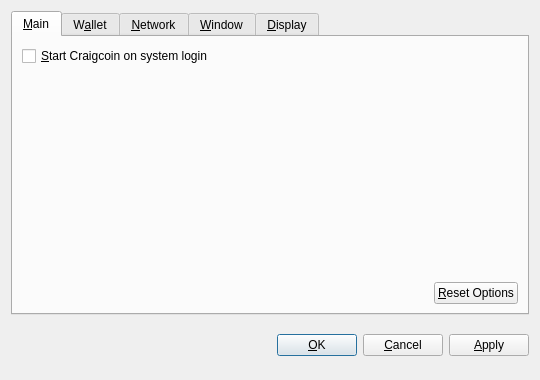
<?xml version="1.0" encoding="UTF-8"?>
<ui version="4.0">
 <class>OptionsDialog</class>
 <widget class="QDialog" name="OptionsDialog">
  <property name="geometry">
   <rect>
    <x>0</x>
    <y>0</y>
    <width>540</width>
    <height>380</height>
   </rect>
  </property>
  <property name="windowTitle">
   <string>Options</string>
  </property>
  <property name="modal">
   <bool>true</bool>
  </property>
  <layout class="QVBoxLayout" name="verticalLayout">
   <item>
    <widget class="QTabWidget" name="tabWidget">
     <property name="tabPosition">
      <enum>QTabWidget::North</enum>
     </property>
     <property name="currentIndex">
      <number>0</number>
     </property>
     <widget class="QWidget" name="tabMain">
      <attribute name="title">
       <string>&amp;Main</string>
      </attribute>
      <layout class="QVBoxLayout" name="verticalLayout_Main">
       <item>
        <widget class="QCheckBox" name="bitcoinAtStartup">
         <property name="toolTip">
          <string>Automatically start Craigcoin after logging in to the system.</string>
         </property>
         <property name="text">
          <string>&amp;Start Craigcoin on system login</string>
         </property>
        </widget>
       </item>
       <item>
        <spacer name="verticalSpacer_Main">
         <property name="orientation">
          <enum>Qt::Vertical</enum>
         </property>
         <property name="sizeHint" stdset="0">
          <size>
           <width>20</width>
           <height>40</height>
          </size>
         </property>
        </spacer>
       </item>
       <item>
        <layout class="QHBoxLayout" name="horizontalLayout_2_Main">
         <item>
          <spacer name="horizontalSpacer_2_Main">
           <property name="orientation">
            <enum>Qt::Horizontal</enum>
           </property>
           <property name="sizeHint" stdset="0">
            <size>
             <width>40</width>
             <height>20</height>
            </size>
           </property>
          </spacer>
         </item>
         <item>
          <widget class="QPushButton" name="resetButton">
           <property name="toolTip">
            <string>Reset all client options to default.</string>
           </property>
           <property name="text">
            <string>&amp;Reset Options</string>
           </property>
           <property name="autoDefault">
            <bool>false</bool>
           </property>
          </widget>
         </item>
        </layout>
       </item>
      </layout>
     </widget>
     <widget class="QWidget" name="tabWallet">
      <attribute name="title">
       <string>W&amp;allet</string>
      </attribute>
      <layout class="QVBoxLayout" name="verticalLayout_Network">
       <item>
        <widget class="QLabel" name="transactionFeeInfoLabel">
         <property name="text">
          <string>Optional transaction fee per kB that helps make sure your transactions are processed quickly. Most transactions are 1 kB.</string>
         </property>
         <property name="textFormat">
          <enum>Qt::PlainText</enum>
         </property>
         <property name="wordWrap">
          <bool>true</bool>
         </property>
        </widget>
       </item>
       <item>
        <layout class="QHBoxLayout" name="horizontalLayout_1_Main">
         <item>
          <widget class="QLabel" name="transactionFeeLabel">
           <property name="text">
            <string>Pay transaction &amp;fee</string>
           </property>
           <property name="textFormat">
            <enum>Qt::PlainText</enum>
           </property>
           <property name="buddy">
            <cstring>transactionFee</cstring>
           </property>
          </widget>
         </item>
         <item>
          <widget class="BitcoinAmountField" name="transactionFee"/>
         </item>
         <item>
          <spacer name="horizontalSpacer_1_Main">
           <property name="orientation">
            <enum>Qt::Horizontal</enum>
           </property>
           <property name="sizeHint" stdset="0">
            <size>
             <width>40</width>
             <height>20</height>
            </size>
           </property>
          </spacer>
         </item>
        </layout>
       </item>
       <item>
        <widget class="QLabel" name="label">
         <property name="text">
          <string>If you disable the spending of unconfirmed change, the change from a transaction cannot be used until that transaction has at least one confirmation. This also affects how your balance is computed.</string>
         </property>
         <property name="wordWrap">
          <bool>true</bool>
         </property>
        </widget>
       </item>
       <item>
        <widget class="QCheckBox" name="spendZeroConfChange">
         <property name="text">
          <string>Spend unconfirmed change  (experts only)</string>
         </property>
        </widget>
       </item>
       <item>
        <spacer name="verticalSpacer">
         <property name="orientation">
          <enum>Qt::Vertical</enum>
         </property>
         <property name="sizeHint" stdset="0">
          <size>
           <width>20</width>
           <height>40</height>
          </size>
         </property>
        </spacer>
       </item>
      </layout>
     </widget>
     <widget class="QWidget" name="tabNetwork">
      <attribute name="title">
       <string>&amp;Network</string>
      </attribute>
      <layout class="QVBoxLayout" name="verticalLayout_Network">
       <item>
        <widget class="QCheckBox" name="mapPortUpnp">
         <property name="toolTip">
          <string>Automatically open the Craigcoin client port on the router. This only works when your router supports UPnP and it is enabled.</string>
         </property>
         <property name="text">
          <string>Map port using &amp;UPnP</string>
         </property>
        </widget>
       </item>
       <item>
        <widget class="QCheckBox" name="connectSocks">
         <property name="toolTip">
          <string>Connect to the Craigcoin network through a SOCKS proxy (e.g. when connecting through Tor).</string>
         </property>
         <property name="text">
          <string>&amp;Connect through SOCKS proxy:</string>
         </property>
        </widget>
       </item>
       <item>
        <layout class="QHBoxLayout" name="horizontalLayout_Network">
         <item>
          <widget class="QLabel" name="proxyIpLabel">
           <property name="text">
            <string>Proxy &amp;IP:</string>
           </property>
           <property name="textFormat">
            <enum>Qt::PlainText</enum>
           </property>
           <property name="buddy">
            <cstring>proxyIp</cstring>
           </property>
          </widget>
         </item>
         <item>
          <widget class="QValidatedLineEdit" name="proxyIp">
           <property name="maximumSize">
            <size>
             <width>140</width>
             <height>16777215</height>
            </size>
           </property>
           <property name="toolTip">
            <string>IP address of the proxy (e.g. 127.0.0.1)</string>
           </property>
          </widget>
         </item>
         <item>
          <widget class="QLabel" name="proxyPortLabel">
           <property name="text">
            <string>&amp;Port:</string>
           </property>
           <property name="textFormat">
            <enum>Qt::PlainText</enum>
           </property>
           <property name="buddy">
            <cstring>proxyPort</cstring>
           </property>
          </widget>
         </item>
         <item>
          <widget class="QLineEdit" name="proxyPort">
           <property name="maximumSize">
            <size>
             <width>55</width>
             <height>16777215</height>
            </size>
           </property>
           <property name="toolTip">
            <string>Port of the proxy (e.g. 9050)</string>
           </property>
          </widget>
         </item>
         <item>
          <widget class="QLabel" name="socksVersionLabel">
           <property name="text">
            <string>SOCKS &amp;Version:</string>
           </property>
           <property name="textFormat">
            <enum>Qt::PlainText</enum>
           </property>
           <property name="buddy">
            <cstring>socksVersion</cstring>
           </property>
          </widget>
         </item>
         <item>
          <widget class="QValueComboBox" name="socksVersion">
           <property name="toolTip">
            <string>SOCKS version of the proxy (e.g. 5)</string>
           </property>
          </widget>
         </item>
         <item>
          <spacer name="horizontalSpacer_Network">
           <property name="orientation">
            <enum>Qt::Horizontal</enum>
           </property>
           <property name="sizeHint" stdset="0">
            <size>
             <width>40</width>
             <height>20</height>
            </size>
           </property>
          </spacer>
         </item>
        </layout>
       </item>
       <item>
        <spacer name="verticalSpacer_Network">
         <property name="orientation">
          <enum>Qt::Vertical</enum>
         </property>
         <property name="sizeHint" stdset="0">
          <size>
           <width>20</width>
           <height>40</height>
          </size>
         </property>
        </spacer>
       </item>
      </layout>
     </widget>
     <widget class="QWidget" name="tabWindow">
      <attribute name="title">
       <string>&amp;Window</string>
      </attribute>
      <layout class="QVBoxLayout" name="verticalLayout_Window">
       <item>
        <widget class="QCheckBox" name="minimizeToTray">
         <property name="toolTip">
          <string>Show only a tray icon after minimizing the window.</string>
         </property>
         <property name="text">
          <string>&amp;Minimize to the tray instead of the taskbar</string>
         </property>
        </widget>
       </item>
       <item>
        <widget class="QCheckBox" name="minimizeOnClose">
         <property name="toolTip">
          <string>Minimize instead of exit the application when the window is closed. When this option is enabled, the application will be closed only after selecting Quit in the menu.</string>
         </property>
         <property name="text">
          <string>M&amp;inimize on close</string>
         </property>
        </widget>
       </item>
       <item>
        <spacer name="verticalSpacer_Window">
         <property name="orientation">
          <enum>Qt::Vertical</enum>
         </property>
         <property name="sizeHint" stdset="0">
          <size>
           <width>20</width>
           <height>40</height>
          </size>
         </property>
        </spacer>
       </item>
      </layout>
     </widget>
     <widget class="QWidget" name="tabDisplay">
      <attribute name="title">
       <string>&amp;Display</string>
      </attribute>
      <layout class="QVBoxLayout" name="verticalLayout_Display">
       <item>
        <layout class="QHBoxLayout" name="horizontalLayout_1_Display">
         <item>
          <widget class="QLabel" name="langLabel">
           <property name="text">
            <string>User Interface &amp;language:</string>
           </property>
           <property name="textFormat">
            <enum>Qt::PlainText</enum>
           </property>
           <property name="buddy">
            <cstring>lang</cstring>
           </property>
          </widget>
         </item>
         <item>
          <widget class="QValueComboBox" name="lang">
           <property name="toolTip">
            <string>The user interface language can be set here. This setting will take effect after restarting Craigcoin.</string>
           </property>
          </widget>
         </item>
        </layout>
       </item>
       <item>
        <layout class="QHBoxLayout" name="horizontalLayout_2_Display">
         <item>
          <widget class="QLabel" name="unitLabel">
           <property name="text">
            <string>&amp;Unit to show amounts in:</string>
           </property>
           <property name="textFormat">
            <enum>Qt::PlainText</enum>
           </property>
           <property name="buddy">
            <cstring>unit</cstring>
           </property>
          </widget>
         </item>
         <item>
          <widget class="QValueComboBox" name="unit">
           <property name="toolTip">
            <string>Choose the default subdivision unit to show in the interface and when sending coins.</string>
           </property>
          </widget>
         </item>
        </layout>
       </item>
       <item>
        <widget class="QCheckBox" name="displayAddresses">
         <property name="toolTip">
          <string>Whether to show Craigcoin addresses in the transaction list or not.</string>
         </property>
         <property name="text">
          <string>&amp;Display addresses in transaction list</string>
         </property>
        </widget>
       </item>
       <item>
        <widget class="QCheckBox" name="coinControlFeatures">
         <property name="toolTip">
          <string>Whether to show coin control features or not.</string>
         </property>
         <property name="text">
          <string>Display coin &amp;control features (experts only!)</string>
         </property>
        </widget>
       </item>
       <item>
        <spacer name="verticalSpacer_Display">
         <property name="orientation">
          <enum>Qt::Vertical</enum>
         </property>
         <property name="sizeHint" stdset="0">
          <size>
           <width>20</width>
           <height>40</height>
          </size>
         </property>
        </spacer>
       </item>
      </layout>
     </widget>
    </widget>
   </item>
   <item>
    <layout class="QHBoxLayout" name="horizontalLayout_Buttons">
     <item>
      <spacer name="horizontalSpacer_1">
       <property name="orientation">
        <enum>Qt::Horizontal</enum>
       </property>
       <property name="sizeHint" stdset="0">
        <size>
         <width>40</width>
         <height>48</height>
        </size>
       </property>
      </spacer>
     </item>
     <item>
      <widget class="QLabel" name="statusLabel">
       <property name="font">
        <font>
         <weight>75</weight>
         <bold>true</bold>
        </font>
       </property>
       <property name="text">
        <string/>
       </property>
       <property name="textFormat">
        <enum>Qt::PlainText</enum>
       </property>
       <property name="wordWrap">
        <bool>true</bool>
       </property>
      </widget>
     </item>
     <item>
      <spacer name="horizontalSpacer_2">
       <property name="orientation">
        <enum>Qt::Horizontal</enum>
       </property>
       <property name="sizeHint" stdset="0">
        <size>
         <width>40</width>
         <height>48</height>
        </size>
       </property>
      </spacer>
     </item>
     <item>
      <widget class="QPushButton" name="okButton">
       <property name="text">
        <string>&amp;OK</string>
       </property>
      </widget>
     </item>
     <item>
      <widget class="QPushButton" name="cancelButton">
       <property name="text">
        <string>&amp;Cancel</string>
       </property>
       <property name="autoDefault">
        <bool>false</bool>
       </property>
      </widget>
     </item>
     <item>
      <widget class="QPushButton" name="applyButton">
       <property name="text">
        <string>&amp;Apply</string>
       </property>
       <property name="autoDefault">
        <bool>false</bool>
       </property>
      </widget>
     </item>
    </layout>
   </item>
  </layout>
 </widget>
 <customwidgets>
  <customwidget>
   <class>BitcoinAmountField</class>
   <extends>QSpinBox</extends>
   <header>bitcoinamountfield.h</header>
  </customwidget>
  <customwidget>
   <class>QValueComboBox</class>
   <extends>QComboBox</extends>
   <header>qvaluecombobox.h</header>
  </customwidget>
  <customwidget>
   <class>QValidatedLineEdit</class>
   <extends>QLineEdit</extends>
   <header>qvalidatedlineedit.h</header>
  </customwidget>
 </customwidgets>
 <resources/>
 <connections/>
</ui>
